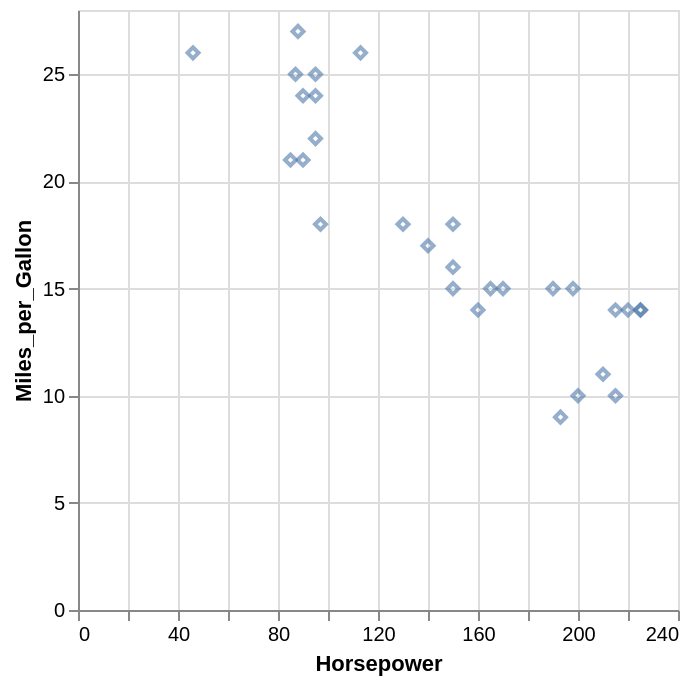

Express this chart as Vega-Lite.
### Vega-Lite specification from a JSON file in a GitHub repository (floating-point values rounded to 4 significant figures; data arrays with more than 128 entries replaced by an {"elided": "..."} marker saying what was removed)
{"$schema": "https://vega.github.io/schema/vega-lite/v5.json", "data": {"values": {"elided": "406 records"}}, "description": "diamond-unfilled", "encoding": {"opacity": {"value": 0.6}, "x": {"field": "Horsepower", "type": "quantitative"}, "y": {"field": "Miles_per_Gallon", "type": "quantitative"}}, "mark": {"filled": false, "shape": "diamond", "type": "point"}, "transform": [{"as": "YearOfManufacture", "calculate": "year(datum.Year)"}, {"filter": "datum.YearOfManufacture == 1970"}]}
